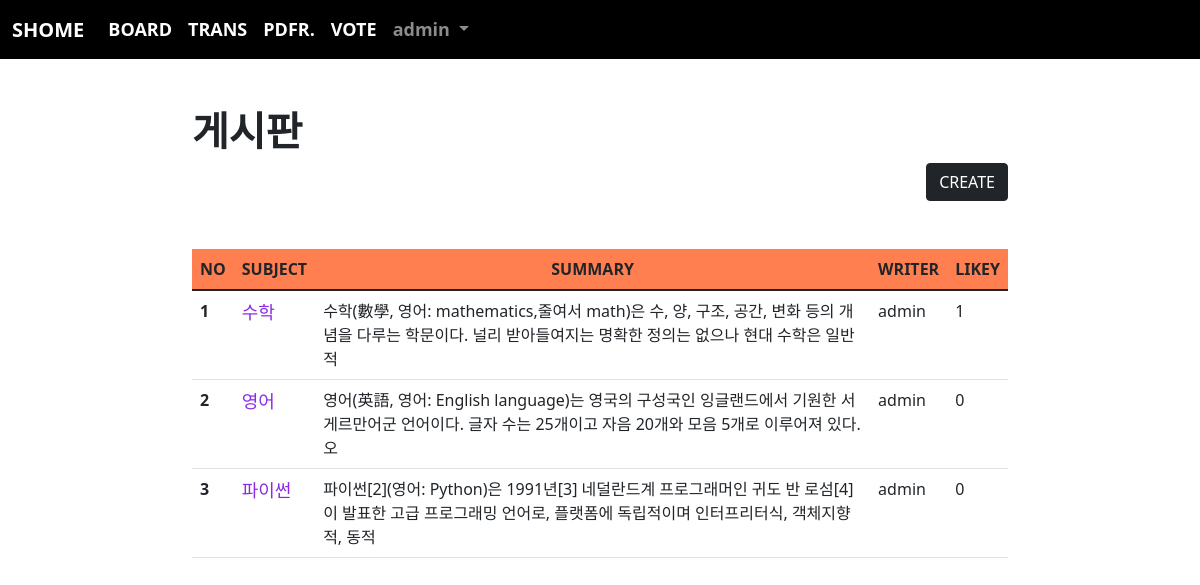
Page /board/index/ (signed in) on the committed database.
### acc/models.py (models this page shows, shortened)
class User(AbstractUser):
    comment = models.TextField()
    point = models.IntegerField(default=0)
    age = models.IntegerField(default=0)
    pic = models.ImageField(upload_to='user/%y/%m')

### board/models.py (models this page shows, shortened)
class Board(models.Model):
    subject = models.CharField(max_length=100)
    writer = models.ForeignKey(User,on_delete=models.CASCADE,related_name="writer")
    content = models.TextField()
    likey = models.ManyToManyField(User,blank=True,related_name="likey")
    pubdate= models.DateTimeField()
    def summary(self):
        if len(self.content)>100:
            return f"{self.content[:100]}"
        return self.content

### board/views.py (the view)
# urls.py: path('index/',views.index, name="index"),
def index(request):
    b= Board.objects.all()
    context={
        "bset":b
    }
    return render(request,"board/index.html",context)

### templates/board/index.html (shortened to what this page needs)
{% extends 'base.html' %}
{% block con %}
<div class="container mt-5 mb-5" style="width: 70%">
    <h1><b>게시판</b></h1>
    <div class="text-end">
        <a href="{% url 'board:create' %}" class="btn btn-dark">CREATE</a>
    </div>
    <table class="table mt-5">
        <thead style="background-color: coral;">
          <tr>
                <th scope="col">NO</th>
                <th scope="col">SUBJECT</th>
                <th scope="col" class="text-center">SUMMARY</th>
                <th scope="col">WRITER</th>
                <th scope="col">LIKEY</th>
            </tr>
        </thead>
        <tbody>
            {% if bset %}
                {% for i in bset %}
                <tr>
                <th  scope="row">{{forloop.counter}}</th>
                <td><a href="{% url 'board:detail' i.id %}">{{i.subject}}</a></td>
                <td>{{i.summary}}</td>
                <td>{{i.writer}}</td>
                <td>{{ i.likey.all.count }}</td>
          </tr>
                {% endfor %}
            {% endif %}
        </tbody>
    </table>
</div>
{% endblock %}

### templates/base.html (shortened to what this page needs)
<!doctype html>
<html lang="en">
    <head>
        <link href="https://cdn.jsdelivr.net/npm/bootstrap@5.1.3/dist/css/bootstrap.min.css" rel="stylesheet">
    </head>
    <body>
        {% if user.is_authenticated %}
        <nav class="navbar navbar-expand-lg navbar-dark" style="background-color: rgb(0, 0, 0); font-size: 20px; font-weight: bold;">
            <div class="container-fluid">
                <a class="navbar-brand" href="{% url 'acc:index' %}">SHOME</a>
                <div class="collapse navbar-collapse" id="navbarSupportedContent">
                    <ul class="navbar-nav me-auto mb-2 mb-lg-0">
                        <li class="nav-item">
                            <a class="nav-link active" aria-current="page" href="{% url 'board:index' %}">BOARD</a>
                        </li>
                        <li class="nav-item">
                            <a class="nav-link active" aria-current="page" href="{% url 'trans:index' %}">TRANS</a>
                        </li>
                        <li class="nav-item">
                            <a class="nav-link active" aria-current="page" href="{% url 'pdfread:index' %}">PDFR.</a>
                        </li>
                        <li class="nav-item">
                            <a class="nav-link active" aria-current="page" href="{% url 'vote:index' %}">VOTE</a>
                        </li>
                        <li class="nav-item dropdown">
                            <a class="nav-link dropdown-toggle" href="#" id="navbarDropdown" role="button" data-bs-toggle="dropdown" aria-expanded="false">
                                {{user}}
                            </a>
                        </li>
                    </ul>
                </div>
            </div>
        </nav>
    {% endif %}
    {% if user.is_authenticated %}
        {% block con %}{% endblock %}
    {% endif %}
    </body>
</html>

### templates/board/index.html (style rules this page uses)
a { text-decoration: none; font-size: 18px; color:blueviolet }

### rows in the picture
User: username "admin"
Board: subject "수학", summary "수학(數學, 영어: mathematics,줄여서 math)은 수, 양, 구조, 공간, 변화 등의 개념을 다루는 학문이다. 널리 받아들여지는 명확한 정의는 없으나 현대 수학은 일반적", writer "admin", likey.all.count "1"
Board: subject "영어", summary "영어(英語, 영어: English language)는 영국의 구성국인 잉글랜드에서 기원한 서게르만어군 언어이다. 글자 수는 25개이고 자음 20개와 모음 5개로 이루어져 있다. 오", writer "admin", likey.all.count "0"
Board: subject "파이썬", summary "파이썬[2](영어: Python)은 1991년[3] 네덜란드계 프로그래머인 귀도 반 로섬[4]이 발표한 고급 프로그래밍 언어로, 플랫폼에 독립적이며 인터프리터식, 객체지향적, 동적", writer "admin", likey.all.count "0"
